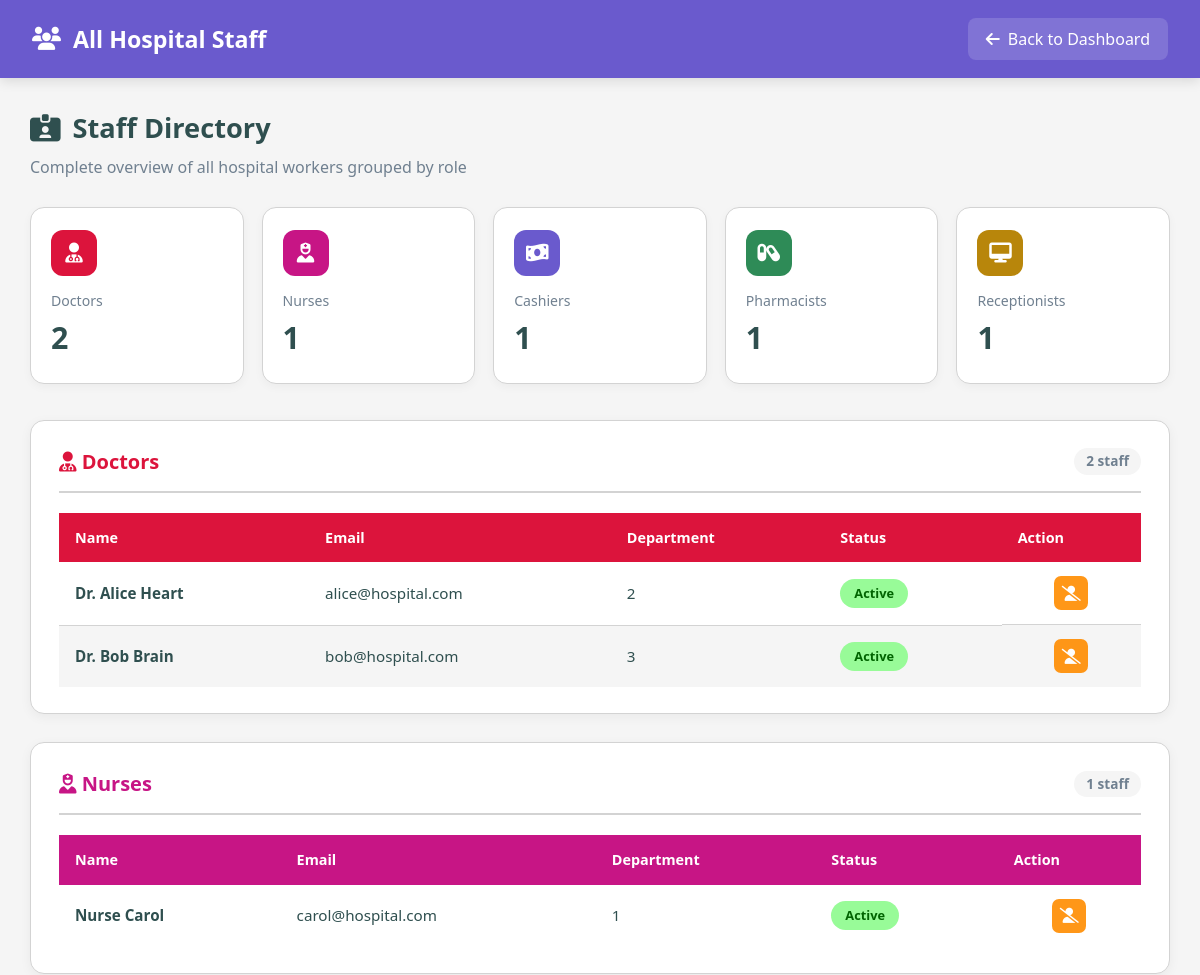
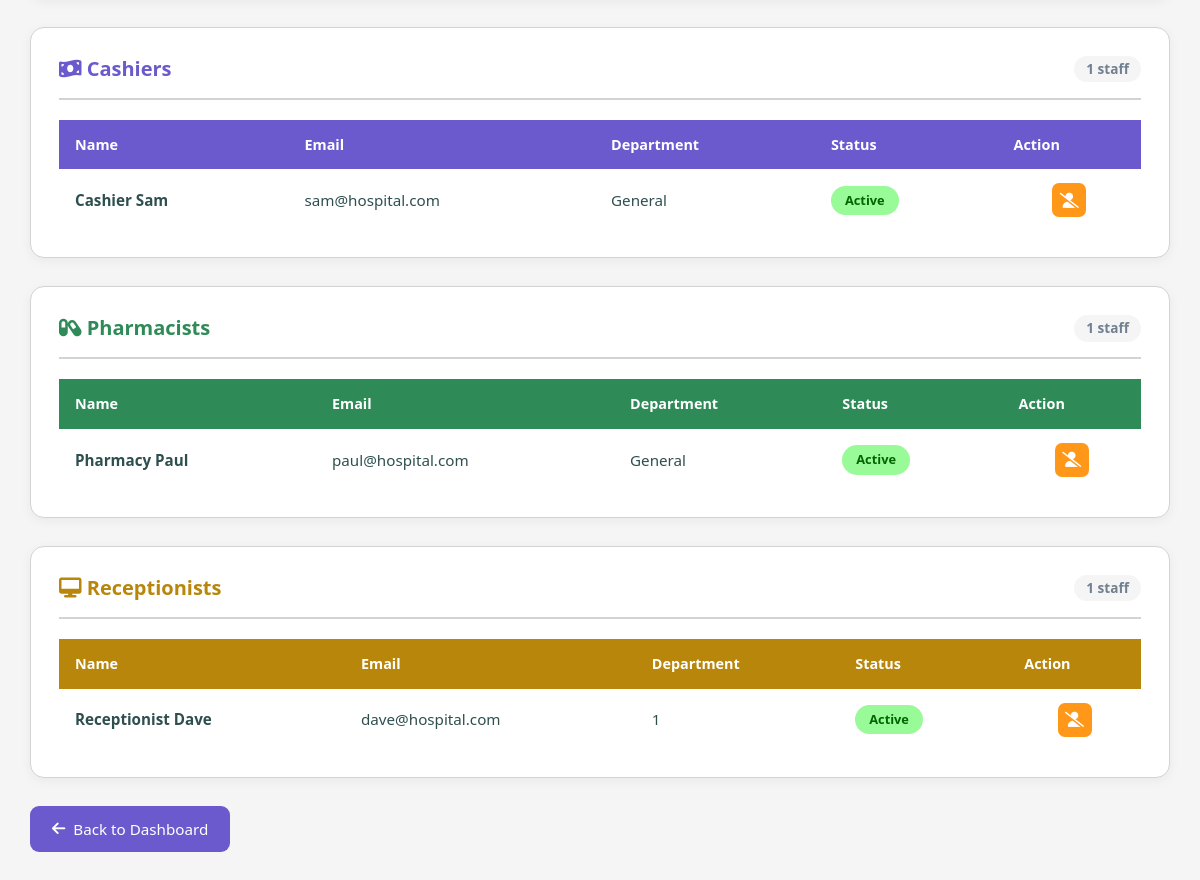
Page /workers.php (signed in) on the committed database (2 pictures, top to bottom).
### tables this page shows
CREATE TABLE IF NOT EXISTS users (
    id INT AUTO_INCREMENT PRIMARY KEY,
    name VARCHAR(100) NOT NULL,
    email VARCHAR(150) NOT NULL UNIQUE,
    password VARCHAR(255) NOT NULL,
    role ENUM('admin','doctor','nurse','receptionist','cashier','pharmacy','medical_director','ceo','ministry') NOT NULL,
    department_id INT NULL,
    specialty VARCHAR(100) NULL,
    salary DECIMAL(10,2) NULL,
    available TINYINT(1) DEFAULT 1,
    status ENUM('active','inactive','pending_approval') DEFAULT 'active',
    created_at TIMESTAMP DEFAULT CURRENT_TIMESTAMP,
    FOREIGN KEY (department_id) REFERENCES departments(id) ON DELETE SET NULL
);

### workers.php (the view, shortened to what this page needs)
<?php
include 'db.php';
$doctors       = $conn->query("SELECT * FROM users WHERE role='doctor' ORDER BY name");
$nurses        = $conn->query("SELECT * FROM users WHERE role='nurse' ORDER BY name");
$cashiers      = $conn->query("SELECT * FROM users WHERE role='cashier' ORDER BY name");
$pharmacists   = $conn->query("SELECT * FROM users WHERE role='pharmacy' ORDER BY name");
$receptionists = $conn->query("SELECT * FROM users WHERE role='receptionist' ORDER BY name");
?>
<!DOCTYPE html>
<html lang="en">
<head>
    <link href="https://cdnjs.cloudflare.com/ajax/libs/font-awesome/6.5.0/css/all.min.css" rel="stylesheet">
</head>
<body>
<header>
    <h1><i class="fas fa-users"></i> All Hospital Staff</h1>
    <a href="javascript:history.back()"><i class="fas fa-arrow-left"></i> Back to Dashboard</a>
</header>
<div class="container">
    <div class="page-header">
        <h2><i class="fas fa-id-card-clip"></i> Staff Directory</h2>
        <p>Complete overview of all hospital workers grouped by role</p>
    </div>
    <div class="stats-grid">
        <div class="stat-card">
            <div class="icon doctors"><i class="fas fa-user-md"></i></div>
            <div class="label">Doctors</div>
            <div class="value"><?php echo $doctors->num_rows; ?></div>
        </div>
        <div class="stat-card">
            <div class="icon nurses"><i class="fas fa-user-nurse"></i></div>
            <div class="label">Nurses</div>
            <div class="value"><?php echo $nurses->num_rows; ?></div>
        </div>
        <div class="stat-card">
            <div class="icon cashiers"><i class="fas fa-money-bill-wave"></i></div>
            <div class="label">Cashiers</div>
            <div class="value"><?php echo $cashiers->num_rows; ?></div>
        </div>
        <div class="stat-card">
            <div class="icon pharmacists"><i class="fas fa-capsules"></i></div>
            <div class="label">Pharmacists</div>
            <div class="value"><?php echo $pharmacists->num_rows; ?></div>
        </div>
        <div class="stat-card">
            <div class="icon receptionists"><i class="fas fa-desktop"></i></div>
            <div class="label">Receptionists</div>
            <div class="value"><?php echo $receptionists->num_rows; ?></div>
        </div>
    </div>
    <div class="section doctors">
        <div class="section-header doctors">
            <h3><i class="fas fa-user-md"></i> Doctors</h3>
            <span class="count"><?php echo $doctors->num_rows; ?> staff</span>
        </div>
        <?php if ($doctors->num_rows > 0): ?>
            <div class="table-wrapper">
                <table>
                    <thead>
                        <tr>
                            <th>Name</th>
                            <th>Email</th>
<th>Department</th>
<th>Status</th>
<th>Action</th>
                        </tr>
                    </thead>
                    <tbody>
                        <?php while ($row = $doctors->fetch_assoc()): ?>
                            <tr>
                                <td><strong><?php echo htmlspecialchars($row['name']); ?></strong></td>
                                <td><?php echo htmlspecialchars($row['email']); ?></td>
                                <td><?php echo $row['department_id'] ? htmlspecialchars($row['department_id']) : 'General'; ?></td>
<td>
    <span class="badge <?php echo strtolower($row['status']) === 'active' ? 'badge-active' : 'badge-inactive'; ?>">
        <?php echo htmlspecialchars($row['status']); ?>
    </span>
</td>
<td class="actions-cell">
    <?php $s = strtolower($row['status']); ?>
    <?php if ($s === 'pending_approval'): ?>
        <form method="POST" style="display:inline;margin:0;" onsubmit="return confirm('Approve this staff member?');">
            <input type="hidden" name="staff_action" value="approve">
            <input type="hidden" name="staff_id" value="<?php echo $row['id']; ?>">
            <button type="submit" class="btn-action btn-approve" title="Approve"><i class="fas fa-check"></i></button>
        </form>
        <form method="POST" style="display:inline;margin:0;" onsubmit="return confirm('Reject this staff member?');">
            <input type="hidden" name="staff_action" value="reject">
            <input type="hidden" name="staff_id" value="<?php echo $row['id']; ?>">
            <button type="submit" class="btn-action btn-reject" title="Reject"><i class="fas fa-times"></i></button>
        </form>
    <?php elseif ($s === 'active'): ?>
        <form method="POST" style="display:inline;margin:0;" onsubmit="return confirm('Deactivate this staff member?');">
            <button type="submit" class="btn-action btn-deactivate" title="Deactivate"><i class="fas fa-user-slash"></i></button>
        </form>
    <?php endif; ?>
</td>
                            </tr>
                        <?php endwhile; ?>
                    </tbody>
                </table>
            </div>
        <?php endif; ?>
    </div>
    <div class="section nurses">
        <div class="section-header nurses">
            <h3><i class="fas fa-user-nurse"></i> Nurses</h3>
            <span class="count"><?php echo $nurses->num_rows; ?> staff</span>
        </div>
        <?php if ($nurses->num_rows > 0): ?>
            <div class="table-wrapper">
                <table>
                    <thead>
                        <tr>
                            <th>Name</th>
                            <th>Email</th>
<th>Department</th>
<th>Status</th>
<th>Action</th>
                        </tr>
                    </thead>
                    <tbody>
                        <?php while ($row = $nurses->fetch_assoc()): ?>
                            <tr>
                                <td><strong><?php echo htmlspecialchars($row['name']); ?></strong></td>
                                <td><?php echo htmlspecialchars($row['email']); ?></td>
                                <td><?php echo $row['department_id'] ? htmlspecialchars($row['department_id']) : 'General'; ?></td>
<td>
    <span class="badge <?php echo strtolower($row['status']) === 'active' ? 'badge-active' : 'badge-inactive'; ?>">
        <?php echo htmlspecialchars($row['status']); ?>
    </span>
</td>
<td class="actions-cell">
    <?php $s = strtolower($row['status']); ?>
    <?php if ($s === 'pending_approval'): ?>
        <form method="POST" style="display:inline;margin:0;" onsubmit="return confirm('Approve this staff member?');">
            <input type="hidden" name="staff_action" value="approve">
            <input type="hidden" name="staff_id" value="<?php echo $row['id']; ?>">
            <button type="submit" class="btn-action btn-approve" title="Approve"><i class="fas fa-check"></i></button>
        </form>
        <form method="POST" style="display:inline;margin:0;" onsubmit="return confirm('Reject this staff member?');">
            <input type="hidden" name="staff_action" value="reject">
            <input type="hidden" name="staff_id" value="<?php echo $row['id']; ?>">
            <button type="submit" class="btn-action btn-reject" title="Reject"><i class="fas fa-times"></i></button>
        </form>
    <?php elseif ($s === 'active'): ?>
        <form method="POST" style="display:inline;margin:0;" onsubmit="return confirm('Deactivate this staff member?');">
            <button type="submit" class="btn-action btn-deactivate" title="Deactivate"><i class="fas fa-user-slash"></i></button>
        </form>
    <?php endif; ?>
</td>
                            </tr>
                        <?php endwhile; ?>
                    </tbody>
                </table>
            </div>
        <?php endif; ?>
    </div>
    <div class="section cashiers">
        <div class="section-header cashiers">
            <h3><i class="fas fa-money-bill-wave"></i> Cashiers</h3>
            <span class="count"><?php echo $cashiers->num_rows; ?> staff</span>
        </div>
        <?php if ($cashiers->num_rows > 0): ?>
            <div class="table-wrapper">
                <table>
                    <thead>
                        <tr>
                            <th>Name</th>
                            <th>Email</th>
<th>Department</th>
<th>Status</th>
<th>Action</th>
                        </tr>
                    </thead>
                    <tbody>
                        <?php while ($row = $cashiers->fetch_assoc()): ?>
                            <tr>
                                <td><strong><?php echo htmlspecialchars($row['name']); ?></strong></td>
                                <td><?php echo htmlspecialchars($row['email']); ?></td>
                                <td><?php echo $row['department_id'] ? htmlspecialchars($row['department_id']) : 'General'; ?></td>
<td>
    <span class="badge <?php echo strtolower($row['status']) === 'active' ? 'badge-active' : 'badge-inactive'; ?>">
        <?php echo htmlspecialchars($row['status']); ?>
    </span>
</td>
<td class="actions-cell">
    <?php $s = strtolower($row['status']); ?>
    <?php if ($s === 'pending_approval'): ?>
        <form method="POST" style="display:inline;margin:0;" onsubmit="return confirm('Approve this staff member?');">
            <input type="hidden" name="staff_action" value="approve">
            <input type="hidden" name="staff_id" value="<?php echo $row['id']; ?>">
            <button type="submit" class="btn-action btn-approve" title="Approve"><i class="fas fa-check"></i></button>
        </form>
        <form method="POST" style="display:inline;margin:0;" onsubmit="return confirm('Reject this staff member?');">
            <input type="hidden" name="staff_action" value="reject">
            <input type="hidden" name="staff_id" value="<?php echo $row['id']; ?>">
            <button type="submit" class="btn-action btn-reject" title="Reject"><i class="fas fa-times"></i></button>
        </form>
    <?php elseif ($s === 'active'): ?>
        <form method="POST" style="display:inline;margin:0;" onsubmit="return confirm('Deactivate this staff member?');">
            <button type="submit" class="btn-action btn-deactivate" title="Deactivate"><i class="fas fa-user-slash"></i></button>
        </form>
    <?php endif; ?>
</td>
                            </tr>
                        <?php endwhile; ?>
                    </tbody>
                </table>
            </div>
        <?php endif; ?>
    </div>
    <div class="section pharmacists">
        <div class="section-header pharmacists">
            <h3><i class="fas fa-capsules"></i> Pharmacists</h3>
            <span class="count"><?php echo $pharmacists->num_rows; ?> staff</span>
        </div>
        <?php if ($pharmacists->num_rows > 0): ?>
            <div class="table-wrapper">
                <table>
                    <thead>
                        <tr>
                            <th>Name</th>
                            <th>Email</th>
<th>Department</th>
<th>Status</th>
<th>Action</th>
                        </tr>
                    </thead>
                    <tbody>
                        <?php while ($row = $pharmacists->fetch_assoc()): ?>
                            <tr>
                                <td><strong><?php echo htmlspecialchars($row['name']); ?></strong></td>
                                <td><?php echo htmlspecialchars($row['email']); ?></td>
                                <td><?php echo $row['department_id'] ? htmlspecialchars($row['department_id']) : 'General'; ?></td>
<td>
    <span class="badge <?php echo strtolower($row['status']) === 'active' ? 'badge-active' : 'badge-inactive'; ?>">
        <?php echo htmlspecialchars($row['status']); ?>
    </span>
</td>
<td class="actions-cell">
    <?php $s = strtolower($row['status']); ?>
    <?php if ($s === 'pending_approval'): ?>
        <form method="POST" style="display:inline;margin:0;" onsubmit="return confirm('Approve this staff member?');">
            <input type="hidden" name="staff_action" value="approve">
            <input type="hidden" name="staff_id" value="<?php echo $row['id']; ?>">
            <button type="submit" class="btn-action btn-approve" title="Approve"><i class="fas fa-check"></i></button>
        </form>
        <form method="POST" style="display:inline;margin:0;" onsubmit="return confirm('Reject this staff member?');">
            <input type="hidden" name="staff_action" value="reject">
            <input type="hidden" name="staff_id" value="<?php echo $row['id']; ?>">
            <button type="submit" class="btn-action btn-reject" title="Reject"><i class="fas fa-times"></i></button>
        </form>
    <?php elseif ($s === 'active'): ?>
        <form method="POST" style="display:inline;margin:0;" onsubmit="return confirm('Deactivate this staff member?');">
            <button type="submit" class="btn-action btn-deactivate" title="Deactivate"><i class="fas fa-user-slash"></i></button>
        </form>
    <?php endif; ?>
</td>
                            </tr>
                        <?php endwhile; ?>
                    </tbody>
                </table>
            </div>
        <?php endif; ?>
    </div>
    <div class="section receptionists">
        <div class="section-header receptionists">
            <h3><i class="fas fa-desktop"></i> Receptionists</h3>
            <span class="count"><?php echo $receptionists->num_rows; ?> staff</span>
        </div>
        <?php if ($receptionists->num_rows > 0): ?>
            <div class="table-wrapper">
                <table>
                    <thead>
                        <tr>
                            <th>Name</th>
                            <th>Email</th>
<th>Department</th>
<th>Status</th>
<th>Action</th>
                        </tr>
                    </thead>
                    <tbody>
                        <?php while ($row = $receptionists->fetch_assoc()): ?>
                            <tr>
                                <td><strong><?php echo htmlspecialchars($row['name']); ?></strong></td>
                                <td><?php echo htmlspecialchars($row['email']); ?></td>
                                <td><?php echo $row['department_id'] ? htmlspecialchars($row['department_id']) : 'General'; ?></td>
<td>
    <span class="badge <?php echo strtolower($row['status']) === 'active' ? 'badge-active' : 'badge-inactive'; ?>">
        <?php echo htmlspecialchars($row['status']); ?>
    </span>
</td>
<td class="actions-cell">
    <?php $s = strtolower($row['status']); ?>
    <?php if ($s === 'pending_approval'): ?>
        <form method="POST" style="display:inline;margin:0;" onsubmit="return confirm('Approve this staff member?');">
            <input type="hidden" name="staff_action" value="approve">
            <input type="hidden" name="staff_id" value="<?php echo $row['id']; ?>">
            <button type="submit" class="btn-action btn-approve" title="Approve"><i class="fas fa-check"></i></button>
        </form>
        <form method="POST" style="display:inline;margin:0;" onsubmit="return confirm('Reject this staff member?');">
            <input type="hidden" name="staff_action" value="reject">
            <input type="hidden" name="staff_id" value="<?php echo $row['id']; ?>">
            <button type="submit" class="btn-action btn-reject" title="Reject"><i class="fas fa-times"></i></button>
        </form>
    <?php elseif ($s === 'active'): ?>
        <form method="POST" style="display:inline;margin:0;" onsubmit="return confirm('Deactivate this staff member?');">
            <button type="submit" class="btn-action btn-deactivate" title="Deactivate"><i class="fas fa-user-slash"></i></button>
        </form>
    <?php endif; ?>
</td>
                            </tr>
                        <?php endwhile; ?>
                    </tbody>
                </table>
            </div>
        <?php endif; ?>
    </div>
    <div class="actions">
        <a href="javascript:history.back()" class="btn">
            <i class="fas fa-arrow-left"></i> Back to Dashboard
        </a>
    </div>
</div>
</body>
</html>

### rows in the picture
users: name "Dr. Alice Heart", email "alice@hospital.com", department "2", status "Active"
users: name "Dr. Bob Brain", email "bob@hospital.com", department "3", status "Active"
users: name "Nurse Carol", email "carol@hospital.com", department "1", status "Active"
users: name "Cashier Sam", email "sam@hospital.com", shows "General", status "Active"
users: name "Pharmacy Paul", email "paul@hospital.com", shows "General", status "Active"
users: name "Receptionist Dave", email "dave@hospital.com", department "1", status "Active"

### other values in the picture
$doctors->num_rows "2"
$nurses->num_rows "1"
$cashiers->num_rows "1"
$pharmacists->num_rows "1"
$receptionists->num_rows "1"
